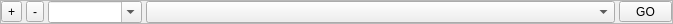
<?xml version="1.0" encoding="UTF-8"?>
<ui version="4.0">
 <class>favorite_line</class>
 <widget class="QFrame" name="favorite_line">
  <property name="geometry">
   <rect>
    <x>0</x>
    <y>0</y>
    <width>673</width>
    <height>22</height>
   </rect>
  </property>
  <property name="windowTitle">
   <string>Frame</string>
  </property>
  <property name="frameShape">
   <enum>QFrame::StyledPanel</enum>
  </property>
  <property name="frameShadow">
   <enum>QFrame::Raised</enum>
  </property>
  <layout class="QGridLayout" name="gridLayout">
   <property name="leftMargin">
    <number>0</number>
   </property>
   <property name="topMargin">
    <number>0</number>
   </property>
   <property name="rightMargin">
    <number>0</number>
   </property>
   <property name="bottomMargin">
    <number>0</number>
   </property>
   <property name="horizontalSpacing">
    <number>4</number>
   </property>
   <property name="verticalSpacing">
    <number>0</number>
   </property>
   <item row="0" column="0">
    <widget class="QToolButton" name="bn_add">
     <property name="sizePolicy">
      <sizepolicy hsizetype="Fixed" vsizetype="Fixed">
       <horstretch>0</horstretch>
       <verstretch>0</verstretch>
      </sizepolicy>
     </property>
     <property name="text">
      <string>+</string>
     </property>
    </widget>
   </item>
   <item row="0" column="1">
    <widget class="QToolButton" name="bn_del">
     <property name="enabled">
      <bool>true</bool>
     </property>
     <property name="text">
      <string>-</string>
     </property>
    </widget>
   </item>
   <item row="0" column="2">
    <widget class="QComboBox" name="combo_category">
     <property name="sizePolicy">
      <sizepolicy hsizetype="Preferred" vsizetype="Fixed">
       <horstretch>1</horstretch>
       <verstretch>0</verstretch>
      </sizepolicy>
     </property>
     <property name="editable">
      <bool>true</bool>
     </property>
    </widget>
   </item>
   <item row="0" column="3">
    <widget class="QComboBox" name="combo_url">
     <property name="sizePolicy">
      <sizepolicy hsizetype="Preferred" vsizetype="Fixed">
       <horstretch>5</horstretch>
       <verstretch>0</verstretch>
      </sizepolicy>
     </property>
    </widget>
   </item>
   <item row="0" column="4">
    <widget class="QToolButton" name="bn_go">
     <property name="text">
      <string>   GO   </string>
     </property>
    </widget>
   </item>
  </layout>
 </widget>
 <resources/>
 <connections/>
</ui>
